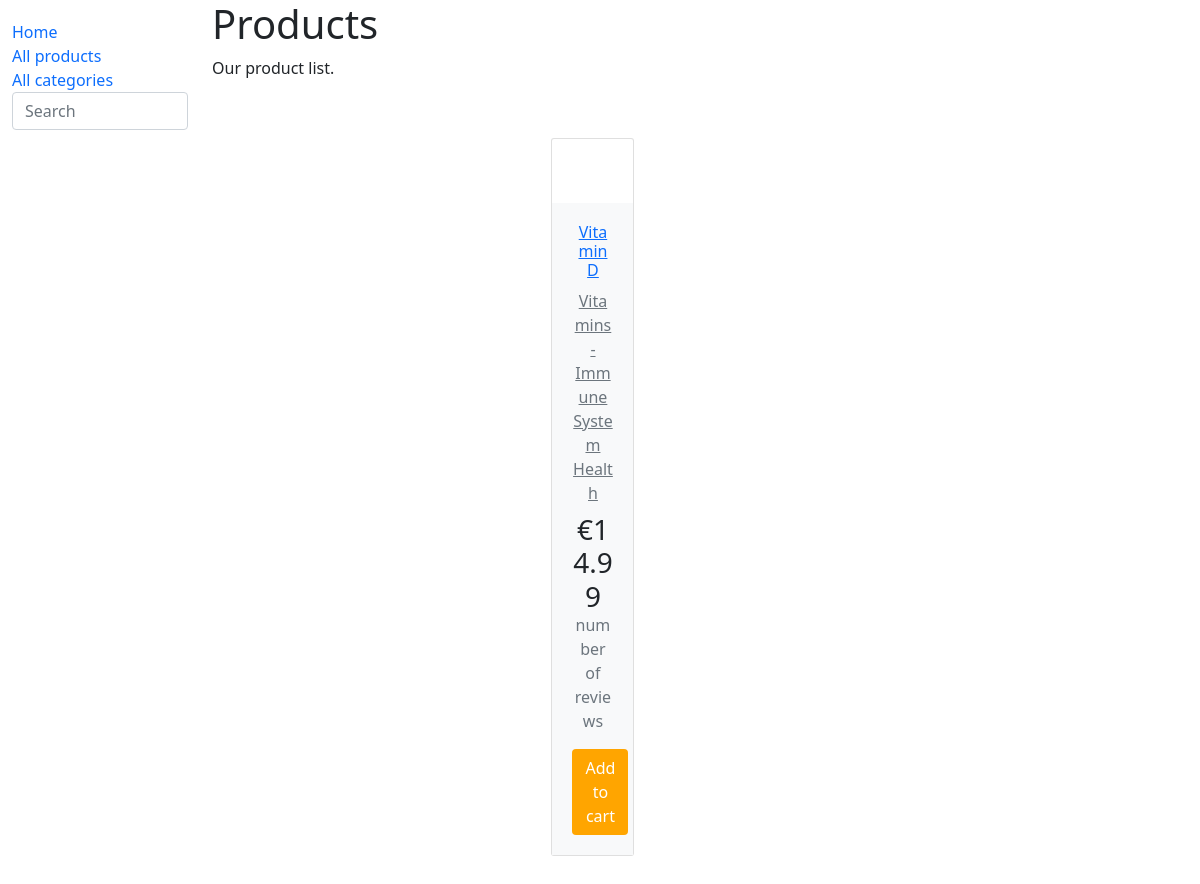
Before: /eshop/products/ with the older database file.
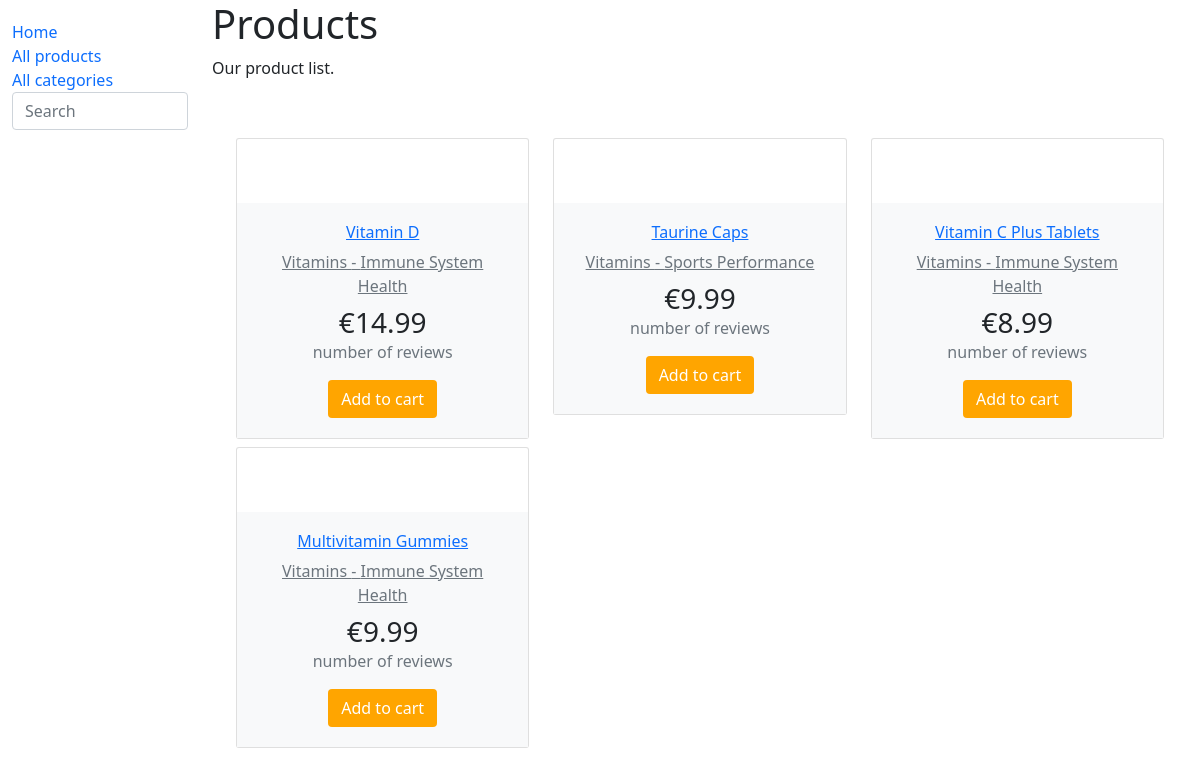
After: the same page with the newer database file.
### eshop/models.py (models this page shows, shortened)
class Product(models.Model):
    name = models.CharField('Name', max_length=200)
    unique_id = models.CharField('Unique id', max_length=100, blank=True, unique=True, default=uuid.uuid4)  # bandyti padaryt unikalu id jei neiseis istrynt
    category = models.ForeignKey('Category', on_delete=models.SET_NULL, null=True)
    sub_category = models.ForeignKey('SubCategory', on_delete=models.SET_NULL, null=True)
    description = models.TextField('Description', max_length=1000, help_text='Short description of the product')
    price = models.FloatField('Price', help_text='Price of the product')
    picture = models.ImageField('Picture', upload_to='pictures', null=True)

class Category(models.Model):
    name = models.CharField('Name', max_length=200)
    def __str__(self):
        return f"{self.name}"
    class Meta:
        verbose_name = 'Category'
        verbose_name_plural = 'Categories'

class SubCategory(models.Model):
    name = models.CharField('Name', max_length=200)
    category = models.ForeignKey('Category', on_delete=models.SET_NULL, null=True)
    def __str__(self):
        return f"{self.name}"
    class Meta:
        verbose_name = 'Sub category'
        verbose_name_plural = 'Sub categories'

### eshop/views.py (the view)
# urls.py: path('products/', views.products, name='products'),
def products(request):
    paginator = Paginator(Product.objects.all(), 6)
    page_number = request.GET.get('page')
    paged_products = paginator.get_page(page_number)
    context = {
        'products': paged_products
    }
    return render(request, 'products.html', context=context)

### eshop/templates/products.html (shortened to what this page needs)
{% extends "base.html" %}
{% load static %}
{% block content %}
  <h1>Products</h1>
  <p>Our product list.</p>
    <div class="container d-flex justify-content-center mt-50 mb-50">
        <div class="row">
            {% for p in products %}
                 <div class="col-md-4 mt-2">
                    <div class="card">
                        <div class="card-body">
                            {% if p.picture %}
                                <div class="card-img-actions"> <img src="{{ p.picture.url }}" class="card-img img-fluid" height="350" alt=""></div>
                            {% else %}
                                <div class="card-img-actions"> <img src="{% static 'img/no-image.png' %}" class="card-img img-fluid" height="350" alt=""></div>
                            {% endif %}
                        </div>
                        <div class="card-body bg-light text-center">
                            <div class="mb-2">
                                <h6 class="font-weight-semibold mb-2"> <a href="{{ p.id }}" class="text-default mb-2" data-abc="true">{{ p.name }}</a> </h6> <a href="#" class="text-muted" data-abc="true">{{ p.category }} - {{ p.sub_category }}</a>
                            </div>
                            <h3 class="mb-0 font-weight-semibold">€{{ p.price }}</h3>
                            <div class="text-muted mb-3">number of reviews</div> <button type="button" class="btn bg-cart"> Add to cart</button>
                        </div>
                    </div>
                 </div>
            {% endfor %}
        </div>
    </div>
{% endblock %}

### eshop/templates/base.html (shortened to what this page needs)
<!DOCTYPE html>
<html lang="en">
<head>
  <link href="https://cdn.jsdelivr.net/npm/bootstrap@5.0.2/dist/css/bootstrap.min.css" rel="stylesheet">
  {% load static %}
  <link rel="stylesheet" href="{% static 'css/styles.css' %}">
</head>
<body>
  <div class="container-fluid">
    <div class="row">
      <div class="col-sm-2">
      {% block sidebar %}
        <ul class="sidebar-nav ">
          <li><a class="text-decoration-none" href="{% url 'index' %}">Home</a></li>
          <li><a class="text-decoration-none" href="{% url 'products' %}">All products</a></li>
          <li><a class="text-decoration-none" href="{% url 'categories' %}">All categories</a></li>
          <li>
            <form action="{% url 'search' %}" method="get" class="form-inline my-2 my-md-0">
            <input name="query" class="form-control" type="text" placeholder="Search">
            </form>
          </li>
        </ul>
     {% endblock %}
      </div>
      <div class="col-sm-10 ">{% block content %}{% endblock %}</div>
    </div>
  </div>
</body>
</html>

### eshop/static/css/styles.css (style rules this page uses)
.sidebar-nav { margin-top: 20px; padding: 0; list-style: none; }
.mt-50 { margin-top: 50px; }
.mb-50 { margin-bottom: 50px; }
.card { position: relative; display: -ms-flexbox; display: flex; -ms-flex-direction: column; flex-direction: column; min-width: 0; word-wrap: break-word; background-color: #fff; background-clip: border-box; border: 1px solid rgba(0, 0, 0, .125); border-radius: .1875rem; }
.card-img-actions { position: relative; }
.card-body { -ms-flex: 1 1 auto; flex: 1 1 auto; padding: 1.25rem; text-align: center; }
.bg-cart { background-color: orange; color: #fff; }

Changed rows visible on the page:
added Product: name "Taurine Caps", category "Vitamins", sub_category "Sports Performance", price "9.99"
added Product: name "Vitamin C Plus Tablets", category "Vitamins", sub_category "Immune System Health", price "8.99"
added Product: name "Multivitamin Gummies", category "Vitamins", sub_category "Immune System Health", price "9.99"
